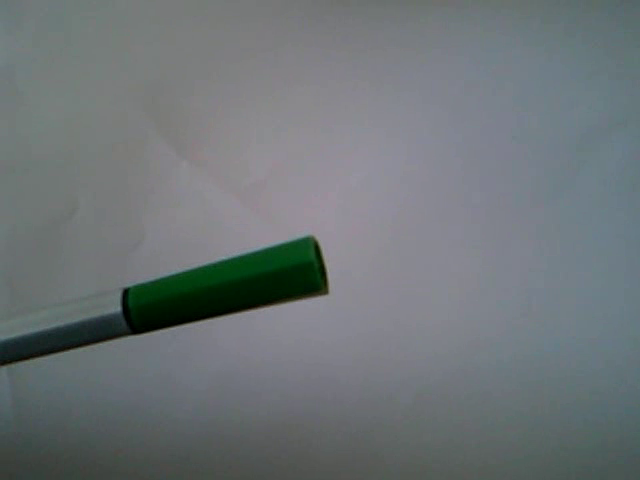
#> input picture frame 77 of penVideo.mp4, 640 x 480 px, given in place of the camera
$ python ColorObjectDetection.py
#> lines starting #> are read from the running program, lines starting #| are printed output that depends on the picture; after the words box and inside, x2 and y2 are one past the last pixel; in counts of white or black regions, pixels touching at a corner belong together
# -*- coding: utf-8 -*-
"""
Created on Mon Jul 26 17:10:13 2021

@author: Taner
"""

import cv2
import numpy as np
import time
from collections import deque

# nesne merkezini depolayacak veri tipi
#kaç tane merkez noktası hatırlayacağı
buffer_size = 32
# pts bahsedilen meqrkezlerin noktalari
pts = deque(maxlen = buffer_size)

def empty(a): pass

#Algılayacağı renklerin aralığı
colorLower=(0,0,0)
colorUpper=(0,0,0)

#İstediğimiz renkleri algılaması trackbar koyuyoruz
cv2.namedWindow("Sonuc")
cv2.resizeWindow("Sonuc", 650, 350)
cv2.createTrackbar("hueMax", "Sonuc", 0, 255, empty)
#> slider 'hueMax' is set to 255
cv2.createTrackbar("hueLow", "Sonuc", 0, 255, empty)
#> slider 'hueLow' is set to 51
cv2.createTrackbar("satMax", "Sonuc", 0, 255, empty)
#> slider 'satMax' is set to 255
cv2.createTrackbar("satLow", "Sonuc", 0, 255, empty)
#> slider 'satLow' is set to 51
cv2.createTrackbar("valueMax", "Sonuc", 0, 255, empty)
#> slider 'valueMax' is set to 255
cv2.createTrackbar("valueLow", "Sonuc", 0, 255, empty)
#> slider 'valueLow' is set to 51


#videolar arası geçiş yaparken kodları bir daha yapmasın diye fonksiyon içerisinde
def videos(video):

    #işleyeceği videoyu alıyor
#> called with video = 0
    capture=cv2.VideoCapture(video)
    while True:

        #videonun çalışıp çalışmadığı ve gelen kareleri değişkene atılıyor
        success,orginalFrame=capture.read()
#> orginalFrame is the input picture: shape (480, 640, 3); mean B, G, R 118.7, 116.2, 109.6

        #trackbar dan gelen değerleri değişkenlere atıyoruz
        hueMax=cv2.getTrackbarPos("hueMax", "Sonuc")
        hueLow=cv2.getTrackbarPos("hueLow", "Sonuc")
        satMax=cv2.getTrackbarPos("satMax", "Sonuc")
        satLow=cv2.getTrackbarPos("satLow", "Sonuc")
        valMax=cv2.getTrackbarPos("valueMax", "Sonuc")
        valLow=cv2.getTrackbarPos("valueLow", "Sonuc")
        colorUpper=(hueMax,satMax,valMax)
        colorLower=(hueLow,satLow,valLow)

        #eğer video oynuyorsa işlemleri yapıyor
        if success:

            # videoyu daha yavaş bir şekilde oynatılması için bekleniyor ve video oynatılıyor
            time.sleep(0.01)
            cv2.imshow("Orginal Video",orginalFrame)

            #renk ayrımını renk aralığından kolay bir şekilde  yapılabilmesi için  hsv formatına çevriliyor
            orginalHsv=cv2.cvtColor(orginalFrame, cv2.COLOR_BGR2HSV)
#> orginalHsv: shape (480, 640, 3); mean H, S, V 98.5, 29.9, 120.4
            cv2.imshow("Orginal hsv",orginalHsv)

            #hsvde çıkan bazı gürültüleri yok etmek için blur uygulanıyor
            blurred= cv2.GaussianBlur(orginalFrame, (15,15), 0)
            blurredHsv=cv2.cvtColor(blurred, cv2.COLOR_BGR2HSV)
#> blurredHsv: shape (480, 640, 3); mean H, S, V 99.6, 28.8, 120.3
            cv2.imshow("Blurred hsv",blurredHsv)

            #Seçilen renk aralığında maske yapılıyor
            mask=cv2.inRange(blurredHsv,colorLower,colorUpper)
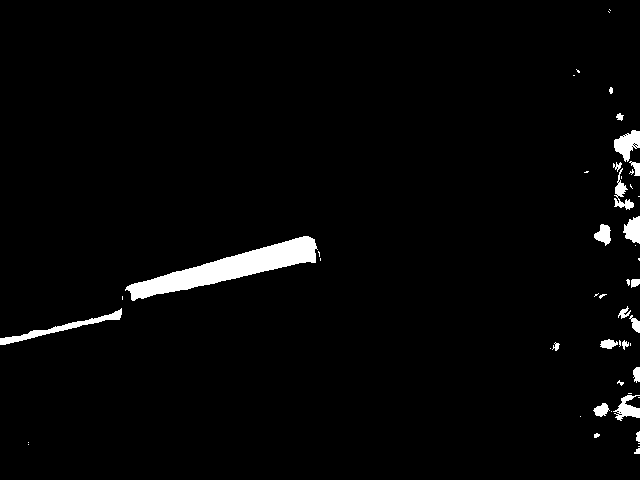
#> mask: shape (480, 640); 2.5% white; 51 white regions (29 under 20 px), largest, box (x1, y1, x2, y2) and area: (125, 236, 318, 301) 4079, (0, 308, 122, 345) 732, (614, 130, 640, 162) 482
            cv2.imshow("Blurred hsv Mask",mask)

            #maskedeki bazı kusurları düzeltilmesi için erosion ve dilation işlemleri yapılıyor
            mask=cv2.erode(mask,None,iterations=4)
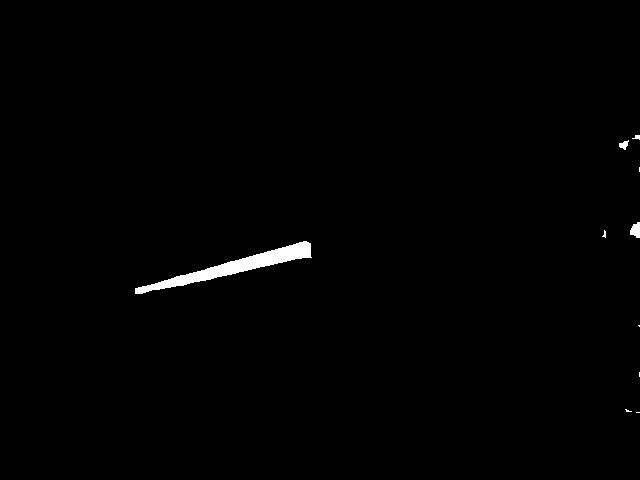
#> mask: shape (480, 640); 0.77% white; 10 white regions (6 under 20 px), largest, box (x1, y1, x2, y2) and area: (135, 241, 312, 294) 2108, (630, 222, 640, 238) 118, (619, 140, 629, 150) 57, (632, 135, 640, 140) 24
            mask=cv2.dilate(mask,None,iterations=4)
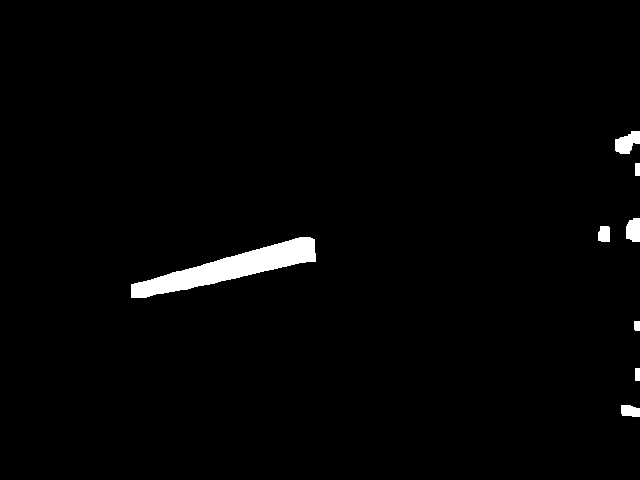
#> mask: shape (480, 640); 1.7% white; 8 white regions
            cv2.imshow("erode + dilate mask",mask)

            #Maske görüntüsünde oluşan kenarlara göre kontur buluyor
            (contours,_)=cv2.findContours(mask, cv2.RETR_EXTERNAL, cv2.CHAIN_APPROX_SIMPLE)
#> contours = 8 contours; box (x1, y1, x2, y2) and area: (131, 237, 316, 298) 3810, (615, 131, 640, 154) 344, (626, 218, 640, 242) 260, (621, 405, 640, 417) 168, (598, 226, 610, 242) 152, (635, 368, 640, 381) 48, (635, 163, 640, 176) 48, (634, 321, 640, 331) 44
            center=None

            #eğer kontur varsa içine girilir
            if len(contours)>0:
                # ekrandaki en büyük konturu c değişkenine atılıyor
                c=max(contours,key=cv2.contourArea)
#> c = contour of 176 points, box (x1, y1, x2, y2) (131, 237, 316, 298), area 3810

                #konturdan gelen görüntüyü oluşturabileceği en küçük dikdörtgeni özelliklerini rect değişkenine atıyor
                rect=cv2.minAreaRect(c)
#> rect = ((222.4, 267.5), (191.2, 26.86), -12.34)

                #Oluşan dikdörtgenin pozisyon ve boyut değerlerini ekrana yazdırmak için değişkenlere atıyoruz
                ((x,y), (width,height), rotation) = rect
#> x = 222.4; y = 267.5; width = 191.2; height = 26.86; rotation = -12.34
                s = "x: {}, y: {}, width: {}, height: {}, rotation: {}".format(np.round(x),np.round(y),np.round(width),np.round(height),np.round(rotation))
                cv2.putText(orginalFrame, s, (25,50), cv2.FONT_HERSHEY_COMPLEX_SMALL, 0.7, (255,255,255), 2)

                #gelen değerler ile bir kutu şekli yapıyor
                box=cv2.boxPoints(rect)
#> box = [[131.9, 301.1], [126.1, 274.8], [312.9, 234], [318.6, 260.2]]
                box=np.int64(box)
#> box = [[131, 301], [126, 274], [312, 233], [318, 260]]

                #oluşan konturları görüntüye çiziyor
                cv2.drawContours(orginalFrame, [box], 0, (255,0,0),thickness=2)
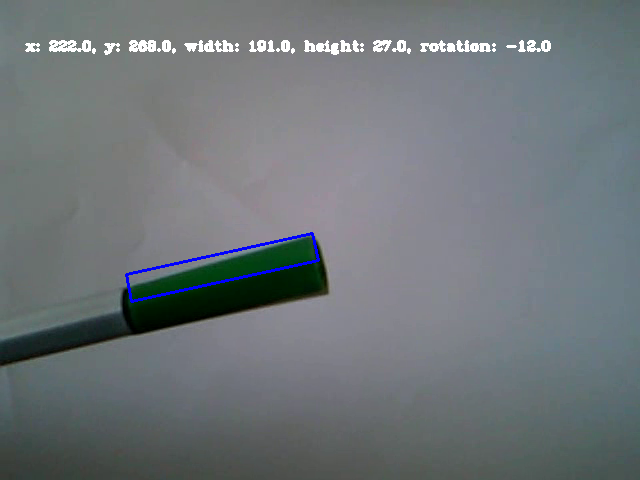
#> orginalFrame: shape (480, 640, 3); mean B, G, R 120.8, 117.1, 110.8

                #Konturdaki orta noktayı buluyoruz ve bir nokta çiziyoruz
                M = cv2.moments(c)
#> M = moments, m00 3810, centre m10/m00, m01/m00 = (230.5, 267.4)
                center = (int(M["m10"]/M["m00"]), int(M["m01"]/M["m00"]))
#> center = (230, 267)
                cv2.circle(orginalFrame, center, 5, (255,0,255),-1)
#> orginalFrame: shape (480, 640, 3); 0.03% of pixels changed, all inside (x1, y1, x2, y2) = (225, 262, 236, 273)

            #Orta noktaları arkasında bir çizgi şeklinde iz bırakması için bir deque atılıyor
            pts.appendleft(center)
            for i in range(1, len(pts)):
                #eğer bir önceki veya şuanki nokta yoksa birşey yapılmıyor
                if pts[i-1] is None or pts[i] is None: continue
                cv2.line(orginalFrame, pts[i-1], pts[i],(0,255,0),3)

            #oluşan konturlu görüntüyü gösteriliyor
            cv2.imshow("Contour",orginalFrame)

        key=cv2.waitKey(1)
#> (key q is pressed here)


        if key==ord("q") or key==ord("n") or key==ord("b"):break
    capture.release()
    cv2.destroyAllWindows()
    #n tuşuna basıldığı zaman penVideo1 üzerinde işlem yapıyor
    if key==ord("n"):
        videos("penVideo1.mp4")

    #b tuşuna basıldığı zaman penVideo üzerinde işlem yapıyor
    if key==ord("b"):
        videos("penVideo.mp4")


videos(0)

$ run again, starting later in the video
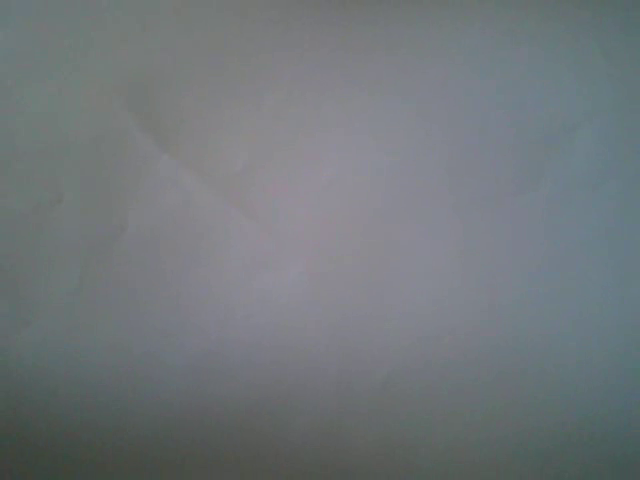
#> input picture frame 347 of penVideo.mp4, 640 x 480 px, given in place of the camera
#> in videos, orginalFrame is the input picture: shape (480, 640, 3); mean B, G, R 122.5, 119.1, 113.1
#> orginalHsv: shape (480, 640, 3); mean H, S, V 98.8, 22.1, 123.3
#> blurredHsv: shape (480, 640, 3); mean H, S, V 99.6, 21.9, 123.3
#> in videos, `mask=cv2.dilate(mask,None,iterations=4)`:
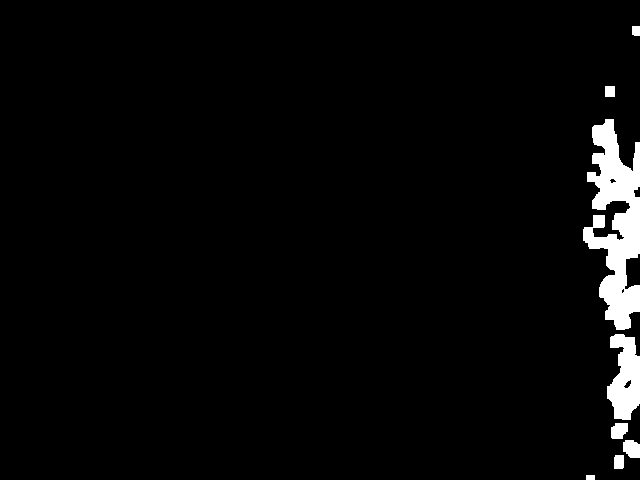
#> mask: shape (480, 640); 3.1% white; 8 white regions
#> contours = 8 contours; box (x1, y1, x2, y2) and area: (583, 119, 640, 330) 6186, (607, 334, 640, 420) 1890, (623, 440, 640, 458) 226, (611, 423, 628, 439) 200, (614, 455, 624, 469) 115, (605, 86, 615, 97) 90, (632, 26, 640, 36) 62, (586, 475, 595, 480) 32
#> c = contour of 259 points, box (x1, y1, x2, y2) (583, 119, 640, 330), area 6186
#> rect = ((611, 224), (210, 56), -90)
#> x = 611; y = 224; width = 210; height = 56; rotation = -90
#> box = [[639, 329], [583, 329], [583, 119], [639, 119]]
#> in videos, `cv2.drawContours(orginalFrame, [box], 0, (255,0,0),thickness=2)`:
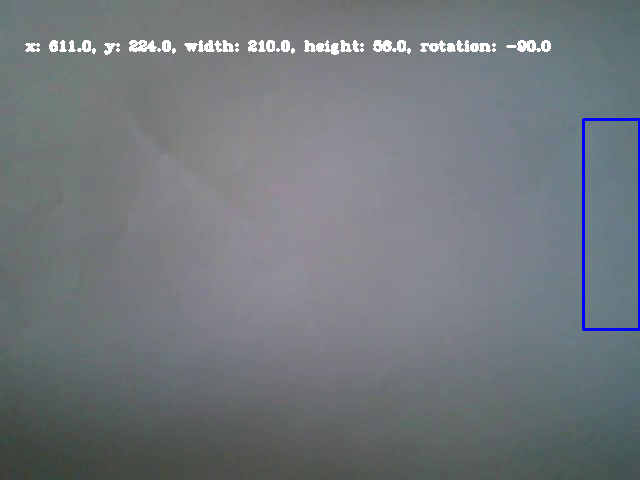
#> orginalFrame: shape (480, 640, 3); mean B, G, R 124.4, 119.9, 114
#> M = moments, m00 6186, centre m10/m00, m01/m00 = (615.9, 223.4)
#> center = (615, 223)
